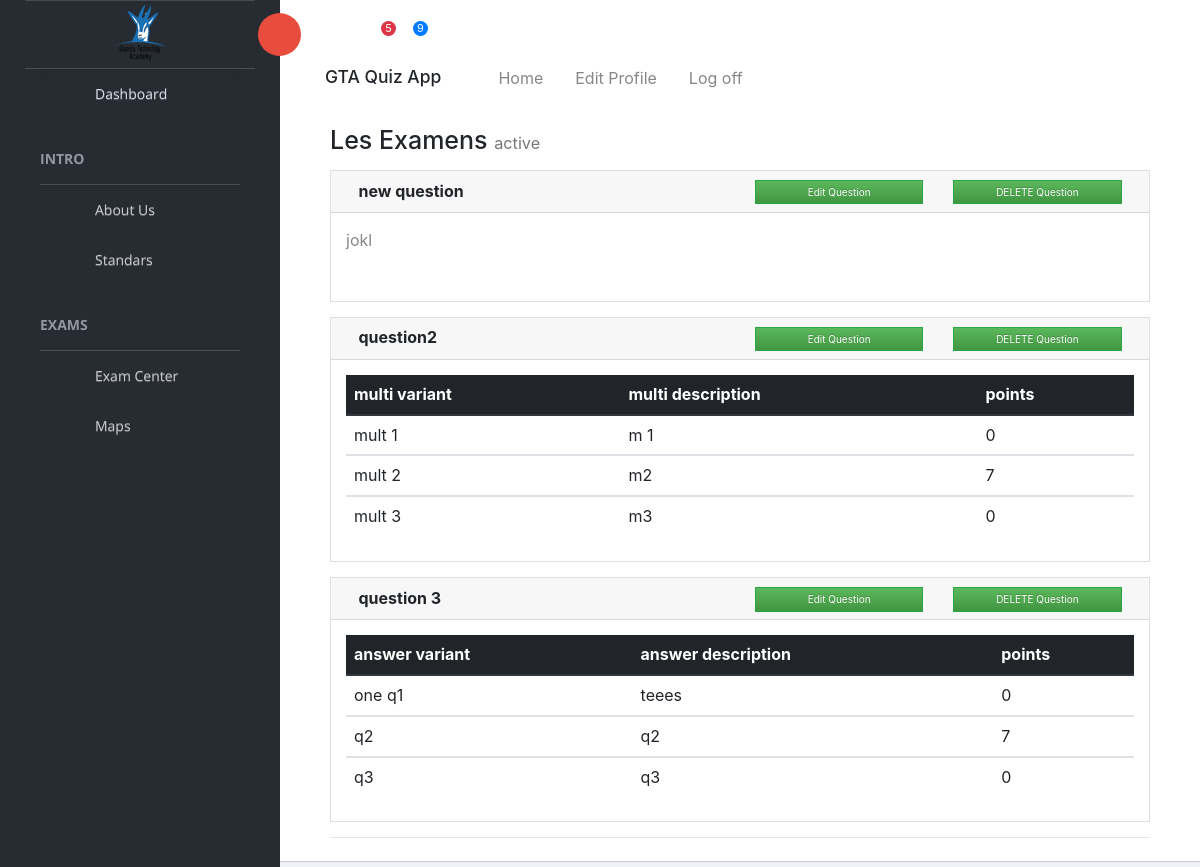
The page /exam/1/ (signed in) on the database its author committed.
### exam/models.py (models this page shows, shortened)
class Question(models.Model):
    examen = models.ForeignKey(Exam, on_delete=models.CASCADE)
    description = models.CharField(max_length=1000, default='')
    points = models.IntegerField(default=0)
    header_text = models.CharField(max_length=1000, default='')
    footer_text = models.CharField(max_length=1000, default='')
    success_msg = models.CharField(max_length=1000, default='')
    fail_msg = models.CharField(max_length=1000, default='')

class Free_text(models.Model):
    question = models.ForeignKey(Question, on_delete=models.CASCADE)
    text = models.CharField(max_length=1000)

class Multi_choice_answer(models.Model):
    question = models.ForeignKey(Question, on_delete=models.CASCADE)
    multi_variant = models.CharField(max_length=50)
    multi_description = models.CharField(max_length=1000)
    points = models.IntegerField(default=0)

class one_answer(models.Model):
    question = models.ForeignKey(Question, on_delete=models.CASCADE)
    answer_variant = models.CharField(max_length=50)
    answer_description = models.CharField(max_length=1000)
    points = models.IntegerField(default=0)

### exam/views.py (the view)
# urls.py: url(r'^(?P<exam_id>[0-9]+)/$', views.detail, name='detail'),
def detail(request, exam_id):
    if request.session['is_prof'] == False:
        return redirect("/exam/")
    if request.session['is_prof'] is True:
        exam = Exam.objects.get(pk=exam_id)
        template = loader.get_template('exam/les_questions.html')
        context = {
            'examen_id': exam_id,
            'examen': exam,
        }
        return HttpResponse(template.render(context, request))

### exam/templates/exam/les_questions.html (shortened to what this page needs)
  {% extends "base.html" %}
    {% block content %}
        <div class="container">
          <h1 class="my-4">Les Examens
            <small>active</small>
          </h1>
         {% for question in examen.question_set.all %}
                 {%if question.one_answer_set.all %}
         <div class="card"  >
                                 <div class="card-header">
                                      <div class="col-lg-6 ">
                                          <strong class="card-title">{{question.description}}</strong></div>
                                            <div class="col-lg-3 ">
                                               <a href="/exam/{{question.id}}/editone" class="btn btn-success btn-block">Edit Question</a>
                                           </div>
                                     <div class="col-lg-3">
                                         <a href="/exam/{{question.id}}/deleteQuest" class="btn btn-success btn-block">DELETE Question</a>
                                     </div>
 </div>
             <div class="card-body">
                            <table class="table">
                              <thead class="thead-dark">
                                <tr>
                                  <th scope="col">answer variant</th>
                                  <th scope="col">answer description</th>
                                  <th scope="col">points</th>
                                </tr>
                              </thead>
                 {%for choix in question.one_answer_set.all %}
                              <tbody>
                                <tr>
                                  <td>{{choix.answer_variant}}</td>
                                  <td>{{choix.answer_description}}</td>
                                  <td>{{choix.points}}</td>
                                </tr>
                              </tbody>
{%endfor%}</table>
         </div></div>
               {%endif%}
{%if question.multi_choice_answer_set.all %}
<div class="card"  >
                                 <div class="card-header">
 <div class="col-lg-6 ">
                                          <strong class="card-title">{{question.description}}</strong></div>
                                            <div class="col-lg-3 ">
                                               <a href="/exam/{{question.id}}/editmulti" class="btn btn-success btn-block">Edit Question</a>
                                           </div>
                                     <div class="col-lg-3">
                                         <a href="/exam/{{question.id}}/deleteQuest" class="btn btn-success btn-block">DELETE Question</a>
                                     </div>
                                 </div>
    <div class="card-body">
                            <table class="table">
                              <thead class="thead-dark">
                                <tr>
                                  <th scope="col">multi variant</th>
                                  <th scope="col">multi description</th>
                                  <th scope="col">points</th>
                                </tr>
                              </thead>
                                {%for choix in question.multi_choice_answer_set.all %}
  <tbody>
                                <tr>
                                  <td>{{choix.multi_variant}}</td>
                                  <td>{{choix.multi_description}}</td>
                                  <td>{{choix.points}}</td>
                                </tr>
                              </tbody>
{%endfor%}</table>
</div></div>
 {%endif%}
                                {%if question.free_text_set.all %}
<div class="card"  >
                                 <div class="card-header">
 <div class="col-lg-6 ">
                                          <strong class="card-title">{{question.description}}</strong></div>
                                           <div class="col-lg-3 ">
                                               <a href="/exam/{{question.id}}/editfree" class="btn btn-success btn-block">Edit Question</a>
                                           </div>
                                     <div class="col-lg-3">
                                         <a href="/exam/{{question.id}}/deleteQuest" class="btn btn-success btn-block">DELETE Question</a>
                                     </div>
                                 </div>  <div class="card-body">
          {%for choix in question.free_text_set.all %}
<p>{{choix.text}}</p>
    <br>{%endfor%}
                                  </div>
</div>
                                               {%endif%}
              {% endfor %}
          <hr>
        </div>
    {% endblock %}

### rows shown on the page
Question: description "new question"
Free_text: text "jokl"
Question: description "question2"
Multi_choice_answer: multi_variant "mult 1", multi_description "m 1", points "0"
Multi_choice_answer: multi_variant "mult 2", multi_description "m2", points "7"
Multi_choice_answer: multi_variant "mult 3", multi_description "m3", points "0"
Question: description "question 3"
one_answer: answer_variant "one q1", answer_description "teees", points "0"
one_answer: answer_variant "q2", answer_description "q2", points "7"
one_answer: answer_variant "q3", answer_description "q3", points "0"
